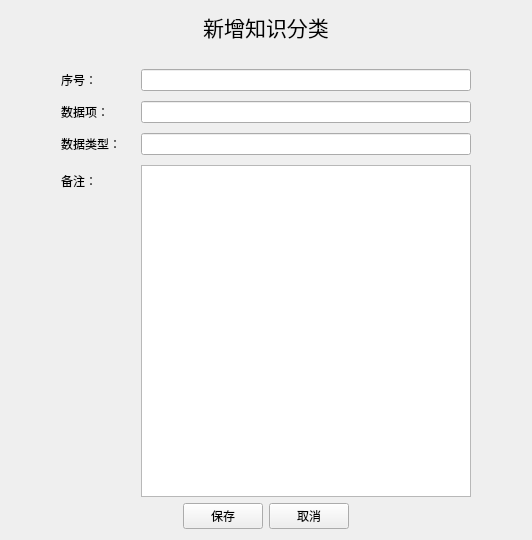
<?xml version="1.0" encoding="UTF-8"?>
<ui version="4.0">
 <class>Form</class>
 <widget class="QWidget" name="Form">
  <property name="geometry">
   <rect>
    <x>0</x>
    <y>0</y>
    <width>532</width>
    <height>540</height>
   </rect>
  </property>
  <property name="windowTitle">
   <string>Form</string>
  </property>
  <layout class="QVBoxLayout" name="verticalLayout">
   <item>
    <widget class="QLabel" name="label">
     <property name="font">
      <font>
       <family>Adobe Devanagari</family>
       <pointsize>16</pointsize>
      </font>
     </property>
     <property name="text">
      <string>新增知识分类</string>
     </property>
     <property name="alignment">
      <set>Qt::AlignCenter</set>
     </property>
    </widget>
   </item>
   <item>
    <layout class="QFormLayout" name="formLayout_4">
     <property name="labelAlignment">
      <set>Qt::AlignLeading|Qt::AlignLeft|Qt::AlignVCenter</set>
     </property>
     <property name="horizontalSpacing">
      <number>20</number>
     </property>
     <property name="verticalSpacing">
      <number>10</number>
     </property>
     <property name="leftMargin">
      <number>50</number>
     </property>
     <property name="topMargin">
      <number>20</number>
     </property>
     <property name="rightMargin">
      <number>50</number>
     </property>
     <item row="0" column="0">
      <widget class="QLabel" name="Label_40">
       <property name="text">
        <string>序号：</string>
       </property>
      </widget>
     </item>
     <item row="0" column="1">
      <widget class="QLineEdit" name="BatchNO_4"/>
     </item>
     <item row="1" column="0">
      <widget class="QLabel" name="Label_48">
       <property name="text">
        <string>数据项：</string>
       </property>
      </widget>
     </item>
     <item row="1" column="1">
      <widget class="QLineEdit" name="createTime_4"/>
     </item>
     <item row="2" column="0">
      <widget class="QLabel" name="Label_51">
       <property name="text">
        <string>数据类型：</string>
       </property>
      </widget>
     </item>
     <item row="2" column="1">
      <widget class="QLineEdit" name="updateID_4"/>
     </item>
     <item row="3" column="0">
      <widget class="QLabel" name="Label_49">
       <property name="text">
        <string>备注：</string>
       </property>
      </widget>
     </item>
     <item row="3" column="1">
      <widget class="QTextEdit" name="remark_4"/>
     </item>
    </layout>
   </item>
   <item>
    <layout class="QHBoxLayout" name="horizontalLayout_4">
     <item>
      <spacer name="horizontalSpacer_10">
       <property name="orientation">
        <enum>Qt::Horizontal</enum>
       </property>
       <property name="sizeHint" stdset="0">
        <size>
         <width>250</width>
         <height>20</height>
        </size>
       </property>
      </spacer>
     </item>
     <item>
      <widget class="QPushButton" name="conserveButton_4">
       <property name="text">
        <string>保存</string>
       </property>
      </widget>
     </item>
     <item>
      <spacer name="horizontalSpacer_11">
       <property name="orientation">
        <enum>Qt::Horizontal</enum>
       </property>
       <property name="sizeHint" stdset="0">
        <size>
         <width>20</width>
         <height>20</height>
        </size>
       </property>
      </spacer>
     </item>
     <item>
      <widget class="QPushButton" name="cancelButton_4">
       <property name="text">
        <string>取消</string>
       </property>
      </widget>
     </item>
     <item>
      <spacer name="horizontalSpacer_12">
       <property name="orientation">
        <enum>Qt::Horizontal</enum>
       </property>
       <property name="sizeHint" stdset="0">
        <size>
         <width>250</width>
         <height>20</height>
        </size>
       </property>
      </spacer>
     </item>
    </layout>
   </item>
  </layout>
 </widget>
 <resources/>
 <connections/>
</ui>
